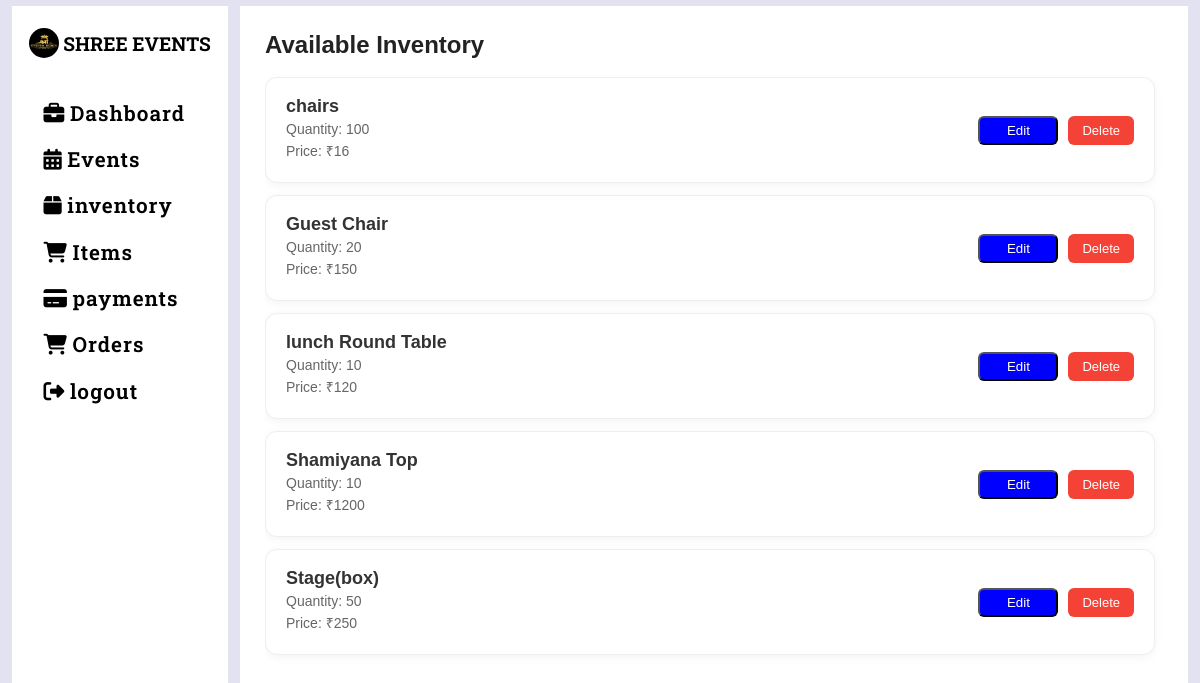
Page /items (signed in) on the earlier database version.
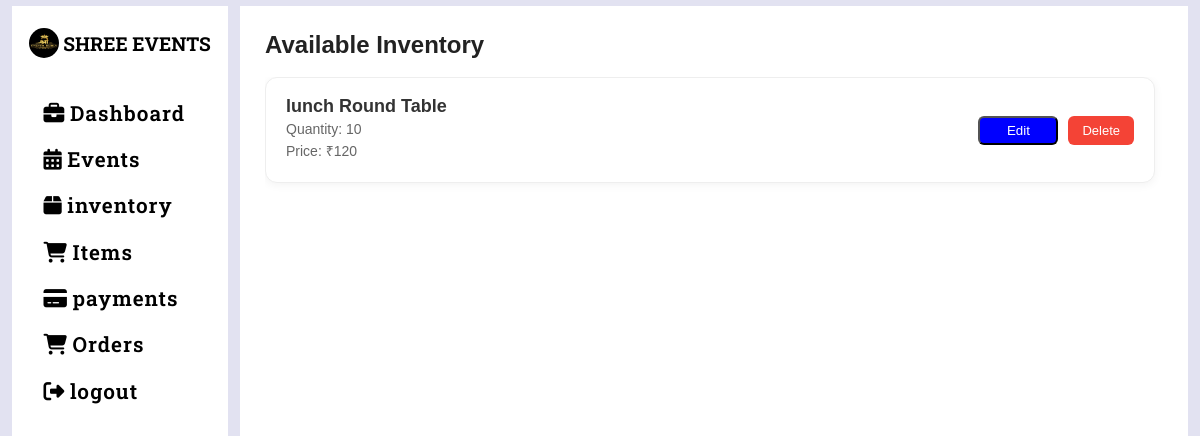
Same page on the later database version.
### tables this page shows
CREATE TABLE inventory(item_id INTEGER PRIMARY KEY AUTOINCREMENT,
                   item_name TEXT UNIQUE NOT NULL,
                   item_quantity INTEGER NOT NULL,
                   item_price INTEGER NOT NULL);

### items.py (the view)
@items_app.route('/items',methods=['GET','POST'])
def items_fn():
    if 'user' in session:
        inventories=get_inventory()
        return render_template('items.html',inventories=inventories)
    else:
        return redirect(url_for('home'))

### database.py (called while the page is built)
def get_connection():
    con=sqlite3.connect("database.db",timeout=30,check_same_thread=False)
    return con

### templates/items.html (shortened to what this page needs)
{% extends "base.html" %}
{% block content %}
<div class="inventory-wrapper">
  <h2 class="page-title">Available Inventory</h2>
  <div class="inventory-container">
    {% if inventories %}
    {% for item in inventories %}
    <div class="inventory-card">
      <div class="inventory-info">
        <h3>{{ item[1] }}</h3>
        <p>Quantity: {{ item[2] }}</p>
        <p>Price: ₹{{ item[3] }}</p>
      </div>
      <div class="inventory-actions">
        <button class="edit-item-btn"
                data-id="{{ item[0] }}"
                data-name="{{ item[1] }}"
                data-qty="{{ item[2] }}"
                data-price="{{ item[3] }}">Edit</button>
        <a href="{{url_for('items.delete_item',item_id=item[0])}}" class="delete-btn"
           onclick="return confirm('Are you sure?')">Delete</a>
      </div>
    </div>
    {% endfor %}
    {% else %}
    <div class="no-inventory">
      <p style="font-size: 22px; color: #666;">No Items Added😥</p>
    </div>
    {% endif %}
  </div>
</div>
{% endblock %}

Differences in the rows shown:
removed inventory: item_name "chairs", item_quantity "100", item_price "16"
removed inventory: item_name "Guest Chair", item_quantity "20", item_price "150"
removed inventory: item_name "Shamiyana Top", item_quantity "10", item_price "1200"
removed inventory: item_name "Stage(box)", item_quantity "50", item_price "250"
